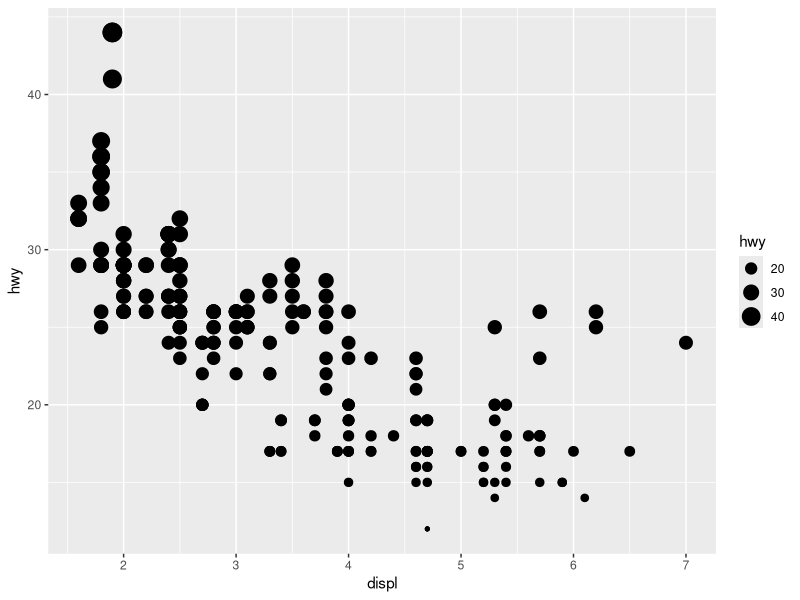
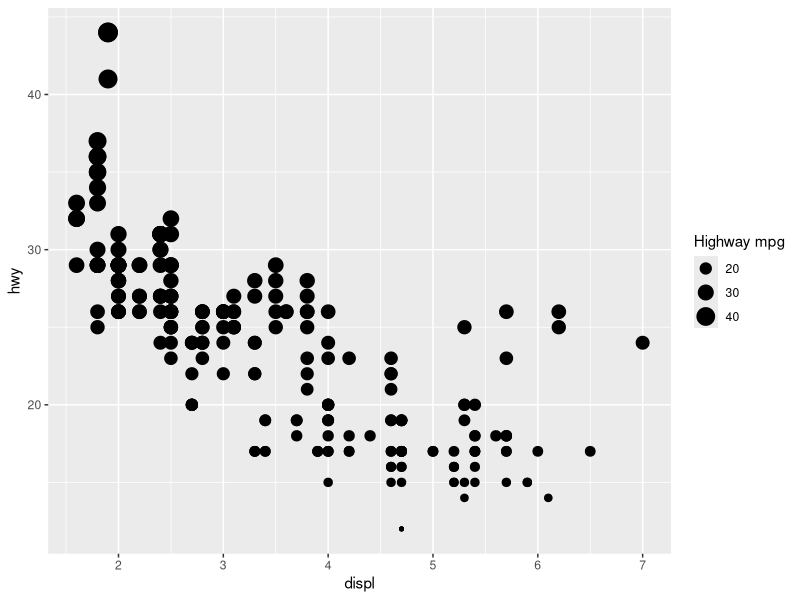
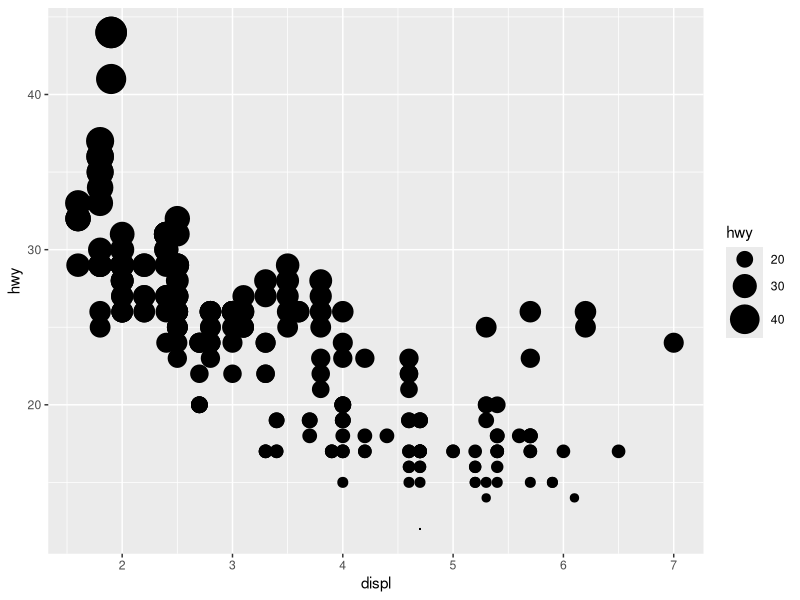
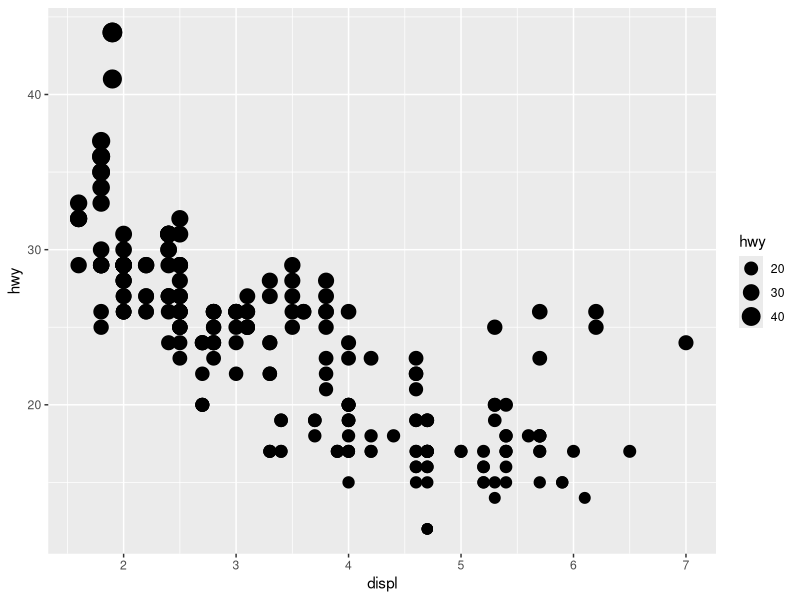
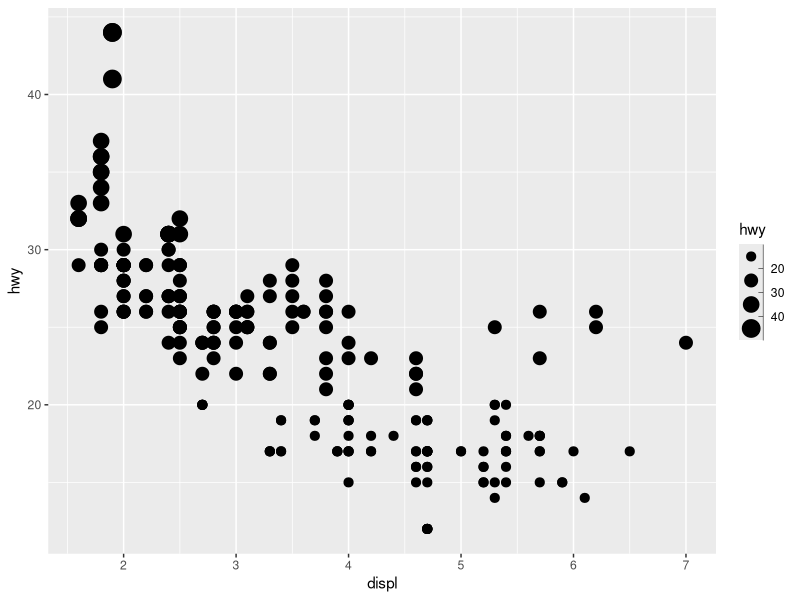
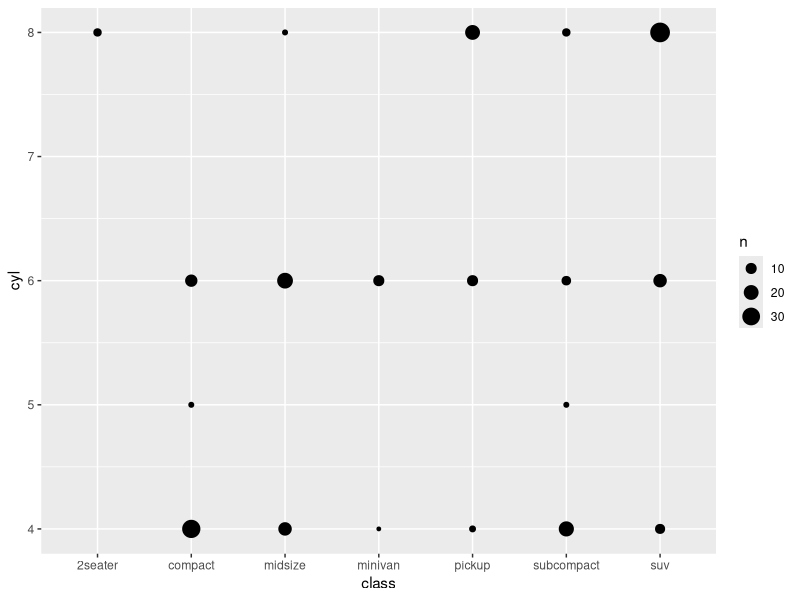
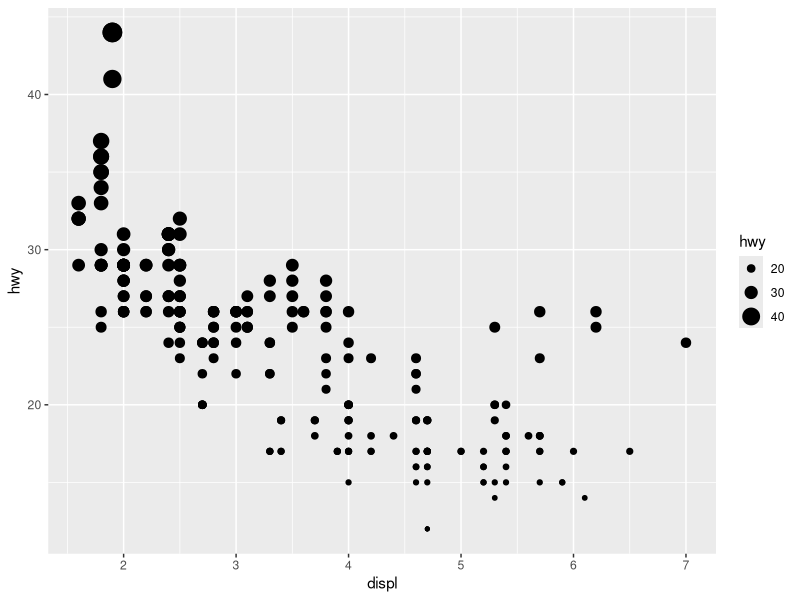

The R source for these figures, in order:
# r2py crawler metadata
# package: ggplot2
# source_type: rd_example
# topic: scale_size.Rd
# source_file: C:\Users\bened\AppData\Local\R\win-library\4.5\ggplot2\help
# lines: 20

suppressPackageStartupMessages(library(ggplot2))
p <- ggplot(mpg, aes(displ, hwy, size = hwy)) +
   geom_point()
p
p + scale_size("Highway mpg")
p + scale_size(range = c(0, 10))

# If you want zero value to have zero size, use scale_size_area:
p + scale_size_area()

# Binning can sometimes make it easier to match the scaled data to the legend
p + scale_size_binned()

# This is most useful when size is a count
ggplot(mpg, aes(class, cyl)) +
  geom_count() +
  scale_size_area()

# If you want to map size to radius (usually bad idea), use scale_radius
p + scale_radius()
